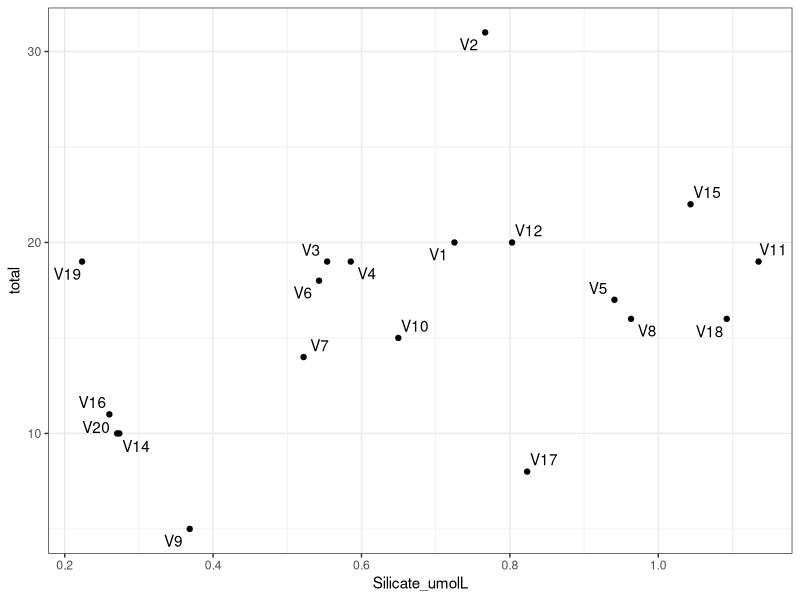

Reproduce this figure in R.
### Top Species in High and Low SGD from Summer 2022 Surveys###
### Created by Danielle Barnas
### Created on December 6, 2022

### LOAD LIBRARIES
library(tidyverse)
library(here)
library(ggrepel)


### READ IN DATA
survey <- read_csv(here("Data","Surveys","Species_Composition_2022.csv"))
meta <- read_csv(here("Data", "Full_Metadata.csv"))
chem <- read_csv(here("Data","Biogeochem", "Nutrient_Processed_CV.csv")) %>% select(-c(del15N:N_percent))

### PROCESS SPECIES
# high groundwater influence
survey <- survey %>%
  filter(Location == "Varari",
         CowTagID != "V13") %>%
  filter(Taxa != "Sand" & Taxa != "Bare Rock" & Taxa != "Rubble") %>%
  left_join(meta) %>%
  select(CowTagID, Taxa, SpeciesCounts, del15N:N_percent,dist_to_seep_m)
# view total richness across sites
plot <- survey %>%
  filter(CowTagID != "V13",
         CowTagID != "VSEEP") %>%
  group_by(CowTagID) %>%
  dplyr::count(Taxa) %>%
  summarise(total = sum(n)) %>%
  left_join(chem) %>%
  left_join(meta) %>%
  arrange(dist_to_seep_m) %>%
  ggplot(aes(x = Silicate_umolL, y = total)) +
  geom_point() +
  geom_text_repel(aes(label = CowTagID)) +
  theme_bw()
plot

# High SGD: 14, 17, 15, 11, 18
# Low SGD: 1, 2, 3, 4, 16
highsgd <- survey %>%
  filter(CowTagID == "V14" | CowTagID == "V15" |
           CowTagID == "V11" | CowTagID == "V18") %>%
  group_by(Taxa) %>%
  summarise(total = sum(SpeciesCounts)) %>%
  ungroup() %>%
  mutate(comTotal = sum(total),
         pcover = total / comTotal) %>%
  arrange(desc(total)) %>%
  filter(Taxa != "Turf", Taxa != "Crustose Corallines", Taxa != "Heteractis magnifica") %>%
  rename(HighTaxa = Taxa)
highsgd[1:10,]

View(survey %>%
  filter(CowTagID == "V14" | CowTagID == "V15" |
           CowTagID == "V11" | CowTagID == "V18") %>%
  mutate(total = sum(SpeciesCounts),
         pcover = 100*SpeciesCounts / total) %>%
  group_by(Taxa) %>%
  summarise(totalCover = sum(pcover)))


# low groundwater influence
# check other outer sites
lowsgd <- survey %>%
  filter(CowTagID == "V2" | CowTagID == "V3" |
           CowTagID == "V4" | CowTagID == "V16") %>%
  group_by(Taxa) %>%
  summarise(total = sum(SpeciesCounts)) %>%
  ungroup() %>%
  mutate(comTotal = sum(total),
         pcover = total / comTotal) %>%
  arrange(desc(total)) %>%
  filter(Taxa != "Turf", Taxa != "Crustose Corallines", Taxa != "Heteractis magnifica") %>%
  rename(LowTaxa = Taxa)
lowsgd[1:10,]


View(survey %>%
       filter(CowTagID == "V2" | CowTagID == "V3" |
                CowTagID == "V4" | CowTagID == "V16") %>%
       mutate(total = sum(SpeciesCounts),
              pcover = 100*SpeciesCounts / total) %>%
       group_by(Taxa) %>%
       summarise(totalCover = sum(pcover)))



compareHighLow <- cbind(highsgd[1:10,], lowsgd[1:10,])





highsgd2 <- survey %>%
  filter(CowTagID == "V14" | CowTagID == "V17" | CowTagID == "V15" |
           CowTagID == "V11" | CowTagID == "V18" | CowTagID == "V8") %>%
  group_by(Taxa) %>%
  summarise(total = sum(SpeciesCounts)) %>%
  arrange(desc(total)) %>%
  filter(Taxa != "Turf", Taxa != "Crustose Corallines", Taxa != "Heteractis magnifica") %>%
  rename(HighTaxa = Taxa)
highsgd2[1:10,]


# low groundwater influence
# check other outer sites
lowsgd2 <- survey %>%
  filter(CowTagID == "V1" | CowTagID == "V2" | CowTagID == "V3" |
           CowTagID == "V4" | CowTagID == "V16" | CowTagID == "V13") %>%
  group_by(Taxa) %>%
  summarise(total = sum(SpeciesCounts)) %>%
  arrange(desc(total)) %>%
  filter(Taxa != "Turf", Taxa != "Crustose Corallines", Taxa != "Heteractis magnifica") %>%
  rename(LowTaxa = Taxa)
lowsgd2[1:10,]

compareHighLow2 <- cbind(compareHighLow, highsgd2[1:10,], lowsgd2[1:10,])





